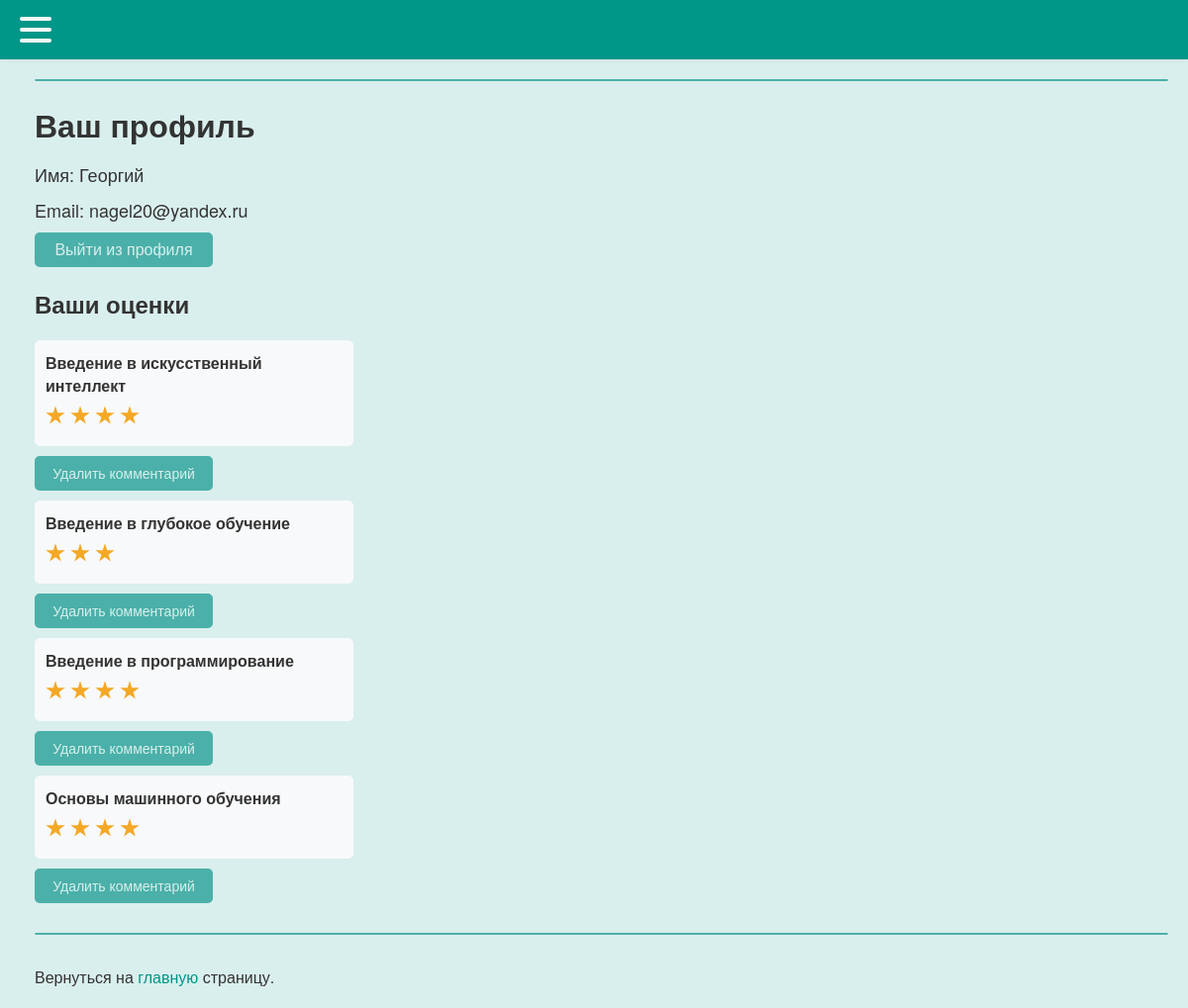
The page /profile (signed in) on the database as committed earlier.
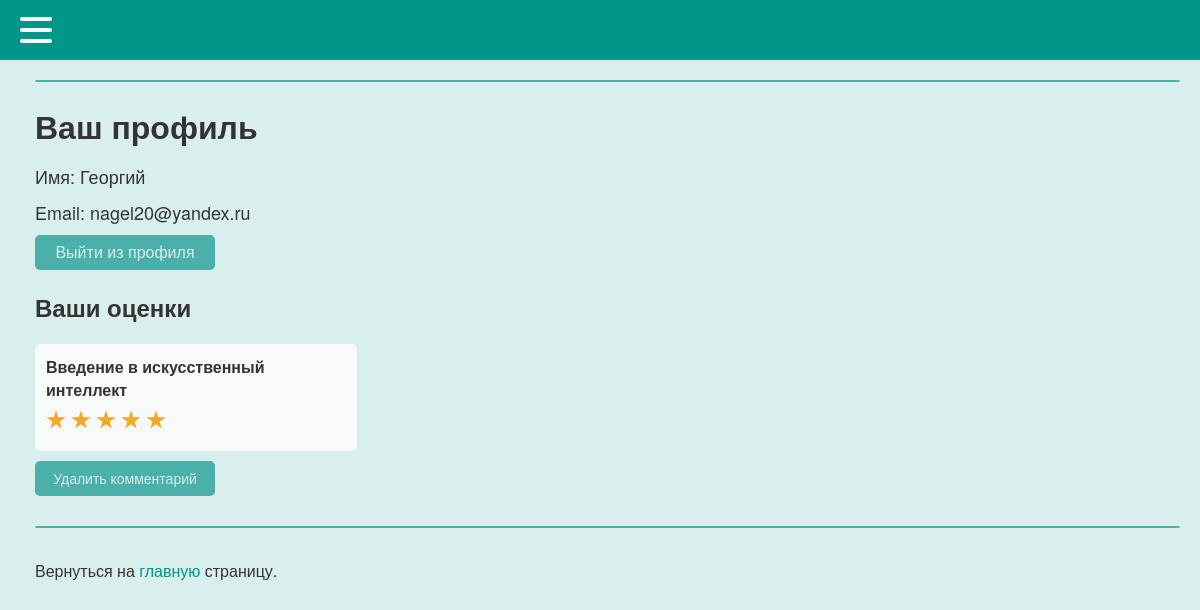
The same page on the database as committed later.
### tables this page shows
CREATE TABLE users (
id integer PRIMARY KEY AUTOINCREMENT,
name text NOT NULL,
email text NOT NULL,
psw text NOT NULL,
avatar BLOB DEFAULT NULL,
comments_numb integer,
time integer NOT NULL
);

CREATE TABLE comments (
id integer PRIMARY KEY AUTOINCREMENT,
username text,
mfkname text,
score text,
mfktitle text
);

### testApp.py (the view, shortened to what this page needs)
@app.route('/profile', methods=["POST", "GET"])
@login_required
def profile():
    your_comments = dbase.getUserCommentsNumb(current_user.getName())
    return render_template('profile.html', menu=menu, your_comments=your_comments)

### FDataBase.py (called while the page is built)
    def getUser(self, user_id):
        try:
            self.__cur.execute(f"SELECT * FROM users WHERE id = {user_id} LIMIT 1")
            res = self.__cur.fetchone()
            if not res:
                print("Пользователь не найден")
                return False
            return res
        except sqlite3.Error as e:
            print("Ошибка получения данных из БД " + str(e))
        return False

    def getUserCommentsNumb(self, name):
        try:
            self.__cur.execute(f"SELECT * FROM comments WHERE username LIKE '{name}'")
            res = self.__cur.fetchall()
            if res:
                return res
        except sqlite3.Error as e:
            print("Ошибка получения статьи из БД " + str(e))
        return (False, False)

### UserLogin.py (called while the page is built)
    def fromDB(self, user_id, db):
        self.__user = db.getUser(user_id)
        return self

    def getName(self):
        return self.__user['name'] if self.__user else "Без имени"

    def getEmail(self):
        return self.__user['email'] if self.__user else "Без email"

### testApp.py (called while the page is built)
def connect_db():
    conn = sqlite3.connect(app.config['DATABASE'])
    conn.row_factory = sqlite3.Row
    return conn

def get_db():
    if not hasattr(g, 'link_db'):
        g.link_db = connect_db()
    return g.link_db

@app.before_request
def before_request():
    global dbase
    db = get_db()
    dbase = FDataBase(db)

@login_manager.user_loader
def load_user(user_id):
    return UserLogin().fromDB(user_id, dbase)

### templates/profile.html (shortened to what this page needs)
{% extends 'index.html' %}
{% block content %}
<h1 style="margin-bottom: 14px;">Ваш профиль</h1>
<div style="margin-bottom: 10px; font-size: 18px;">Имя: {{ current_user.getName() }}</div>
<div style="margin-bottom: 10px; font-size: 18px;">Email: {{ current_user.getEmail() }}</div>
<a class="my_a" href="{{url_for('logout')}}">
  <div class="button_container">
    <div class="center">
      <button class="btn">
        <span class="btn_span">Выйти из профиля</span>
      </button>
    </div>
  </div>
</a>
    <h2>Ваши оценки</h2>
    <ul class="list-comments">
        {% for m in your_comments %}
            <li style="width: 300px;" >
                <p style="margin: 0px 0 0px 0;" class="title">
                    {{m.mfktitle}}
                    <div class="comment_stars_background comment_container container">
                      <div class="comment_stars_background container__items">
                        {% for i in range(m.score|int) %}
                          <label class="comment_stars_background my_label" for="">
                            <div class="star-stroke">
                            </div>
                          </label>
                        {% endfor %}
                      </div>
                    </div>
            </li>
            <form method="POST" action="/profile">
                  <div class="button_container">
                    <div class="center">
                      <button class="btn" name="delete_comment_btn">
                        <span style="font-size: 14px;" class="btn_span">Удалить комментарий</span>
                      </button>
                    </div>
                  </div>
            </form>
        {% endfor %}
    </ul>
{% endblock %}

### templates/index.html (shortened to what this page needs)
<!DOCTYPE html>
<html lang="en">
    <link type="text/css" href={{url_for('static', filename="css/style.css")}} rel="stylesheet" />
    <head>
    </head>
    <body>
        <nav>
          <div class="navbar">
            <div class="menu_container nav-container">
                <div class="" onclick="toggleLeft()">
                    <div class="hamburger-lines">
                      <span class="line line1"></span>
                      <span class="line line2"></span>
                      <span class="line line3"></span>
                    </div>
                </div>
            </div>
          </div>
        </nav>
        <div class="content">
            <hr>
            <div class="between_hr">
                {% block content %}{% endblock %}
            </div>
            <hr>
            <br>Вернуться на <a class="main_a" href="/dict">главную</a> страницу.
        </div>
    </body>
</html>

### static/css/style.css (style rules this page uses)
:root { --primary-colour: #f8f9fa; --secondary-colour: hsl(38 90% 55%); --star-colour: hsl(38 90% 55%); --menu-blue: #009688; --my-light-blue: #4bb0a9; --my-2light-blue: #7fc8c3; --my-background: #D9EFED; --my-white: #f8f9fa; --my-2light-grey: #e6e6e6; --my-light-grey: #b3b3b3; --my-grey: #747474; --my-black: #4f4f4f; }
body { font-family: 'Helvetica Neue', Helvetica, sans-serif; margin: 0; padding: 0; background: var(--my-background); }
.menu_container { top:0; position: fixed; max-width: 1050px; width: 90%; margin: auto; z-index: 21; }
.navbar { top:0; position: fixed; width: 100%; box-shadow: 0 1px 4px rgb(146 161 176 / 15%); background-color: var(--menu-blue); height: 60px; z-index: 20; }
.nav-container .hamburger-lines { display: block; height: 26px; width: 32px; position: absolute; top: 17px; left: 20px; z-index: 27; display: flex; flex-direction: column; justify-content: space-between; }
.nav-container .hamburger-lines .line { display: block; height: 4px; width: 100%; border-radius: 10px; background: var(--my-white); }
.nav-container .hamburger-lines .line1 { transform-origin: 0% 0%; transition: transform 0.4s ease-in-out; }
.nav-container .hamburger-lines .line2 { transition: transform 0.2s ease-in-out; }
.nav-container .hamburger-lines .line3 { transform-origin: 0% 100%; transition: transform 0.4s ease-in-out; }
::placeholder { color: var(--my-light-grey); opacity: 1; }
.content { margin: 80px 20px 20px 35px; color: #333; }
a { color: #007bff; text-decoration: none; }
.between_hr { margin: 20px 0 30px 0; }
hr { border: 1.25px solid var(--my-light-blue); border-radius: 2px; }
.my_a { color: #333; }
.main_a { color: var(--menu-blue); }
.button_container { display: block; display: flex; flex-direction: column; justify-content: center; align-items: left; }
.center { width: 180px; height: 35px; position: relative; display: flex; align-items: left; }
.btn { width: 180px; height: 35px; cursor: pointer; background: var(--my-light-blue); border: none; outline: none; transition: 0.7s ease-in-out; border: 2px solid var(--my-light-blue); border-radius: 5px; border-color: var(--my-light-blue); }
.btn_span { color: var(--my-background); font-size: 18px; font-weight: 100; font-size: 16px; }
ul.list-comments { list-style: none; margin: 0; padding: 0; }
ul.list-comments li { margin: 10px 0; padding: 10px; width: 200px; background: var(--my-white); border: 1px solid var(--my-white); border-radius: 5px; }
ul.list-comments .title { margin: -15px 0 10px 0; font-size: 16px; font-weight: bold; color: #333; }
.my_label { margin-right: 5px; }
.container { background: #f8f9fa; margin: 0; padding: 0; display: flex; align-items: center; }
.container .container__items { display: flex; align-items: left; justify-content: left; gap: -50px; }
.container .container__items label { aspect-ratio: 1; }
.container .container__items label .star-stroke { display: grid; place-items: center; width: 20px; height: 20px; background: var(--secondary-colour); clip-path: polygon(50% 0%, 61% 35%, 98% 35%, 68% 57%, 79% 91%, 50% 70%, 21% 91%, 32% 57%, 2% 35%, 39% 35%); }
.star-stroke { z-index: 10; }
.comment_container { background: #f8f9fa; margin: 0; padding: 0; display: flex; align-items: center; }
.comment_stars_background { background: var(--my-white); padding: 3px 0px 0px 0px; }

Rows that differ between the two databases and show on the page:
removed comments: mfktitle "Введение в глубокое обучение", score "3" (drawn)
removed comments: mfktitle "Введение в программирование", score "4" (drawn)
removed comments: mfktitle "Основы машинного обучения", score "4" (drawn)
changed comments "Введение в искусственный интеллект": score "4" → "5" (drawn)
